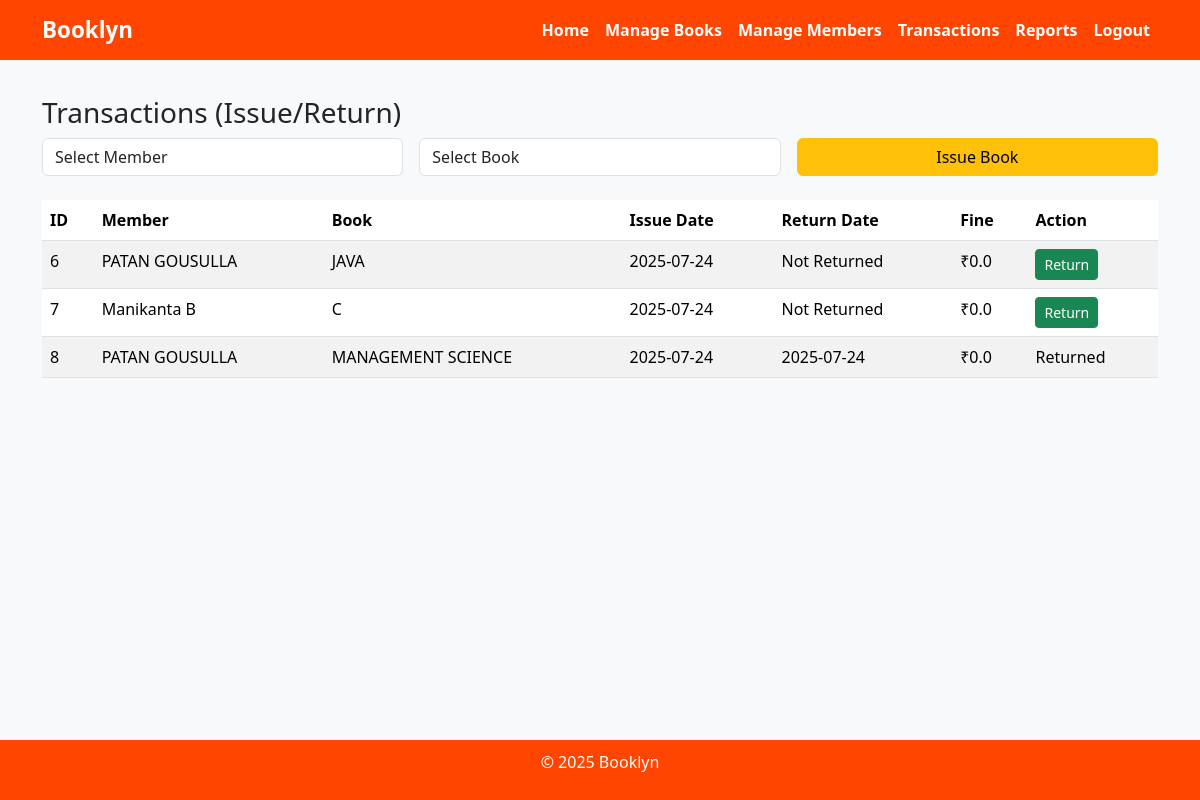
The page /admin/transactions (signed in) on the database its author committed.
### tables this page shows
CREATE TABLE transactions (
            id INTEGER PRIMARY KEY AUTOINCREMENT,
            member_id INTEGER,
            book_id INTEGER,
            issue_date TEXT,
            return_date TEXT,
            fine REAL DEFAULT 0,
            FOREIGN KEY(member_id) REFERENCES members(id),
            FOREIGN KEY(book_id) REFERENCES books(id)
        );

CREATE TABLE members (
            id INTEGER PRIMARY KEY AUTOINCREMENT,
            name TEXT NOT NULL,
            email TEXT UNIQUE NOT NULL,
            phone TEXT,
            membership_date TEXT
        );

CREATE TABLE books (
            id INTEGER PRIMARY KEY AUTOINCREMENT,
            title TEXT NOT NULL,
            author TEXT NOT NULL,
            category TEXT,
            quantity INTEGER DEFAULT 1,
            added_date TEXT
        );

### app.py (the view, shortened to what this page needs)
@app.route("/admin/transactions", methods=["GET", "POST"])
def transactions():
    if session.get("role") != "admin":
        return redirect(url_for("login"))
    conn = sqlite3.connect(DB_PATH)
    cursor = conn.cursor()
    cursor.execute("""
        SELECT t.id, m.name, b.title, t.issue_date, t.return_date, t.fine
        FROM transactions t
        JOIN members m ON t.member_id=m.id
        JOIN books b ON t.book_id=b.id
    """)
    records = cursor.fetchall()
    cursor.execute("SELECT * FROM members")
    members = cursor.fetchall()
    cursor.execute("SELECT * FROM books")
    books = cursor.fetchall()
    conn.close()
    return render_template("admin/transactions.html", records=records, members=members, books=books)

### templates/admin/transactions.html (shortened to what this page needs)
{% extends "base.html" %}
{% block content %}
<h3>Transactions (Issue/Return)</h3>
<form method="POST" class="row g-3">
    <div class="col-md-4">
        <select name="member_id" class="form-control" required>
            <option value="">Select Member</option>
        </select>
    </div>
    <div class="col-md-4">
        <select name="book_id" class="form-control" required>
            <option value="">Select Book</option>
        </select>
    </div>
    <div class="col-md-4">
        <button type="submit" class="btn btn-warning w-100">Issue Book</button>
    </div>
</form>
<table class="table table-striped mt-4">
    <thead>
        <tr>
            <th>ID</th>
            <th>Member</th>
            <th>Book</th>
            <th>Issue Date</th>
            <th>Return Date</th>
            <th>Fine</th>
            <th>Action</th>
        </tr>
    </thead>
    <tbody>
        {% for rec in records %}
        <tr>
            <td>{{ rec[0] }}</td>
            <td>{{ rec[1] }}</td>
            <td>{{ rec[2] }}</td>
            <td>{{ rec[3] }}</td>
            <td>{{ rec[4] if rec[4] else 'Not Returned' }}</td>
            <td>₹{{ rec[5] }}</td>
            <td>
                {% if not rec[4] %}
                <a href="{{ url_for('return_book', transaction_id=rec[0]) }}" class="btn btn-success btn-sm">Return</a>
                {% else %}Returned{% endif %}
            </td>
        </tr>
        {% endfor %}
    </tbody>
</table>
{% endblock %}

### templates/base.html (shortened to what this page needs)
<!DOCTYPE html>
<html lang="en">
<head>
    <link href="https://cdn.jsdelivr.net/npm/bootstrap@5.3.2/dist/css/bootstrap.min.css" rel="stylesheet">
</head>
<body>
<nav class="navbar navbar-expand-lg fixed-top">
    <div class="container">
        <span class="navbar-brand">Booklyn</span>
        <div class="collapse navbar-collapse" id="navbarNav">
            <ul class="navbar-nav ms-auto">
                <li class="nav-item"><a class="nav-link" href="{{ url_for('index') }}">Home</a></li>
                {% if not session.get('user_id') %}
                    <li class="nav-item"><a class="nav-link" href="{{ url_for('login') }}">Login</a></li>
                    <li class="nav-item"><a class="nav-link" href="{{ url_for('signup') }}">Signup</a></li>
                {% elif session.get('role') == 'admin' %}
                    <li class="nav-item"><a class="nav-link" href="{{ url_for('manage_books') }}">Manage Books</a></li>
                    <li class="nav-item"><a class="nav-link" href="{{ url_for('manage_members') }}">Manage Members</a></li>
                    <li class="nav-item"><a class="nav-link" href="{{ url_for('transactions') }}">Transactions</a></li>
                    <li class="nav-item"><a class="nav-link" href="{{ url_for('reports') }}">Reports</a></li>
                    <li class="nav-item"><a class="nav-link" href="{{ url_for('logout') }}">Logout</a></li>
                {% endif %}
            </ul>
        </div>
    </div>
</nav>
<div class="container mt-5 pt-5">
    {% block content %}{% endblock %}
</div>
<footer>
    <p>© 2025 Booklyn</p>
</footer>
</body>
</html>

### templates/base.html (style rules this page uses)
body { background-color: #f8f9fa; min-height: 100vh; display: flex; flex-direction: column; }
.navbar, footer { background-color: orangered; }
.navbar-brand { font-weight: bold; font-size: 1.4rem; color: white !important; cursor: default; }
.nav-link { color: white !important; font-weight: 600; }
footer { color: white; text-align: center; padding: 10px 0; margin-top: auto; font-weight: 500; }

### rows shown on the page
transactions: id "6", name "PATAN GOUSULLA", title "JAVA", issue_date "2025-07-24", rec "Not Returned", fine "0.0"
transactions: id "7", name "Manikanta B", title "C", issue_date "2025-07-24", rec "Not Returned", fine "0.0"
transactions: id "8", name "PATAN GOUSULLA", title "MANAGEMENT SCIENCE", issue_date "2025-07-24", return_date "2025-07-24", fine "0.0", shows "Returned"
